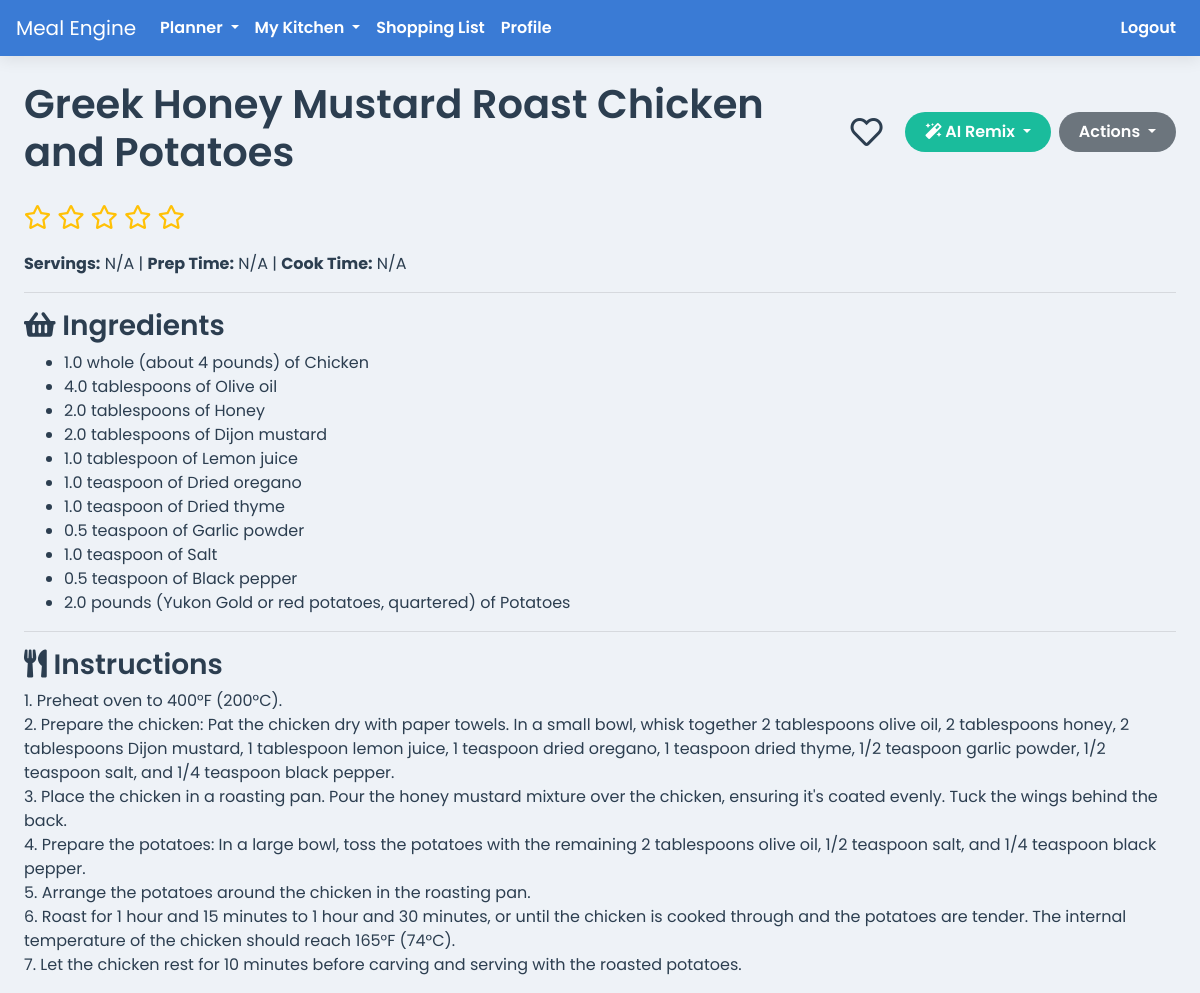
Before: /recipe/6 (signed in) with the older database file.
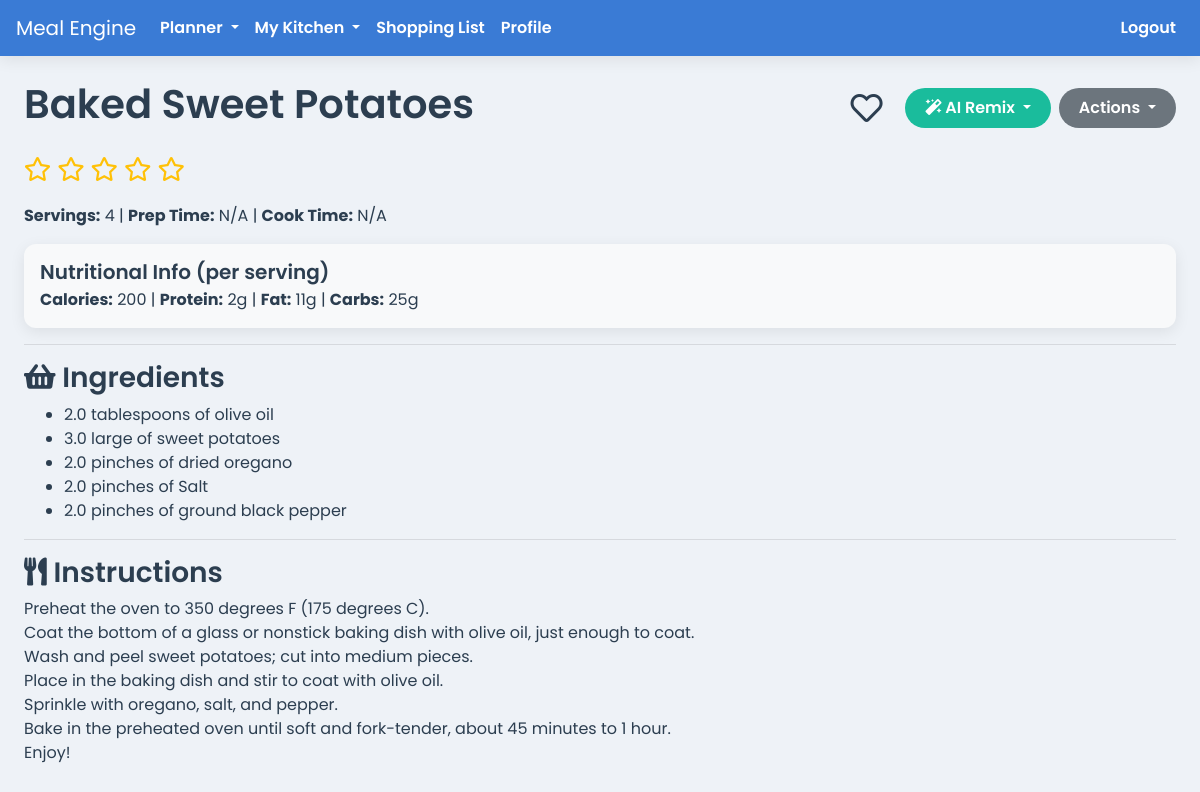
After: the same page with the newer database file.
### app.py (models this page shows)
class Recipe(db.Model):
    id = db.Column(db.Integer, primary_key=True)
    user_id = db.Column(db.Integer, db.ForeignKey('user.id'), nullable=False)
    household_id = db.Column(db.Integer, db.ForeignKey('household.id'), nullable=False)
    name = db.Column(db.String(100), nullable=False)
    instructions = db.Column(db.Text, nullable=False)
    servings = db.Column(db.Integer)
    prep_time = db.Column(db.String(50))
    cook_time = db.Column(db.String(50))
    is_favorite = db.Column(db.Boolean, default=False, nullable=False)
    meal_type = db.Column(db.String(50), nullable=False, default='Main Course')
    rating = db.Column(db.Integer, nullable=False, default=0)
    ingredients = db.relationship('RecipeIngredient', backref='recipe', lazy=True, cascade="all, delete-orphan")
    calories = db.Column(db.Float, nullable=True)
    protein = db.Column(db.Float, nullable=True)
    fat = db.Column(db.Float, nullable=True)
    carbs = db.Column(db.Float, nullable=True)

class RecipeIngredient(db.Model):
    id = db.Column(db.Integer, primary_key=True)
    recipe_id = db.Column(db.Integer, db.ForeignKey('recipe.id'), nullable=False)
    ingredient_id = db.Column(db.Integer, db.ForeignKey('ingredient.id'), nullable=False)
    quantity = db.Column(db.Float, nullable=False, default=0)
    unit = db.Column(db.String(50), nullable=True)

class Ingredient(db.Model):
    id = db.Column(db.Integer, primary_key=True)
    name = db.Column(db.String(100), nullable=False, unique=True)
    category = db.Column(db.String(50), nullable=True, default='Pantry')
    recipe_links = db.relationship('RecipeIngredient', backref='ingredient', lazy=True)
    pantry_items = db.relationship('PantryItem', backref='ingredient', lazy=True)

### app.py (the view)
@app.route('/recipe/<int:recipe_id>')
@login_required
def view_recipe(recipe_id):
    recipe = Recipe.query.filter_by(id=recipe_id, household_id=current_user.household_id).first_or_404()
    return render_template('view_recipe.html', recipe=recipe)

### app.py (called while the page is built)
@app.before_request
def before_request():
    g.current_month_name = date.today().strftime('%B')

@login_manager.user_loader
def load_user(user_id):
    return db.session.get(User, int(user_id))

### templates/view_recipe.html (shortened to what this page needs)
{% extends 'base.html' %}
{% block content %}
<div class="printable-content">
  <div class="d-flex justify-content-between align-items-center mb-3">
    <h1>{{ recipe.name }}</h1>
    <div class="d-flex align-items-center no-print recipe-actions">
      <i class="favorite-icon {% if recipe.is_favorite %}fas fa-heart{% else %}far fa-heart{% endif %}"
         data-recipe-id="{{ recipe.id }}"
         title="Toggle Favorite"></i>
      <div class="btn-group mx-2">
        <button type="button" class="btn btn-info dropdown-toggle" data-toggle="dropdown" aria-haspopup="true" aria-expanded="false">
          <i class="fas fa-magic"></i> AI Remix
        </button>
      </div>
      <div class="btn-group">
        <button type="button" class="btn btn-secondary dropdown-toggle" data-toggle="dropdown" aria-haspopup="true" aria-expanded="false">
          Actions
        </button>
      </div>
    </div>
  </div>
  <div class="star-rating-view" id="star-rating-interactive-container">
      {% for i in range(1, 6) %}
      <i class="star-icon {% if recipe.rating >= i %}fas{% else %}far{% endif %} fa-star"
         data-rating-value="{{ i }}"></i>
      {% endfor %}
  </div>
  <p><strong>Servings:</strong> {{ recipe.servings or 'N/A' }} | <strong>Prep Time:</strong> {{ recipe.prep_time or 'N/A' }} | <strong>Cook Time:</strong> {{ recipe.cook_time or 'N/A' }}</p>
  {% if recipe.calories is not none %}
  <div class="card bg-light p-3 my-3">
    <h5 class="card-title mb-1">Nutritional Info (per serving)</h5>
    <div class="card-text">
        <strong>Calories:</strong> {{ recipe.calories|default(0)|round|int }} |
        <strong>Protein:</strong> {{ recipe.protein|default(0)|round|int }}g |
        <strong>Fat:</strong> {{ recipe.fat|default(0)|round|int }}g |
        <strong>Carbs:</strong> {{ recipe.carbs|default(0)|round|int }}g
    </div>
  </div>
  {% endif %}
  <hr>
  <h3><i class="fas fa-shopping-basket"></i> Ingredients</h3>
  <ul>
    {% for item in recipe.ingredients %}
      <li>{{ item.quantity }} {{ item.unit }} of {{ item.ingredient.name }}</li>
    {% endfor %}
  </ul>
  <hr>
  <h3><i class="fas fa-utensils"></i> Instructions</h3>
  <p style="white-space: pre-wrap;">{{ recipe.instructions }}</p>
</div>
{% endblock %}

Changed rows visible on the page:
no longer on this page (row edited): RecipeIngredient: quantity "1.0", unit "whole (about 4 pounds)", ingredient.name "Chicken"
no longer on this page (row edited): RecipeIngredient: quantity "4.0", unit "tablespoons", ingredient.name "Olive oil"
no longer on this page (row edited): RecipeIngredient: quantity "2.0", unit "tablespoons", ingredient.name "Honey"
no longer on this page (row edited): RecipeIngredient: quantity "2.0", unit "tablespoons", ingredient.name "Dijon mustard"
no longer on this page (row edited): RecipeIngredient: quantity "1.0", unit "tablespoon", ingredient.name "Lemon juice"
no longer on this page (row edited): RecipeIngredient: quantity "1.0", unit "teaspoon", ingredient.name "Dried oregano"
no longer on this page (row edited): RecipeIngredient: quantity "1.0", unit "teaspoon", ingredient.name "Dried thyme"
no longer on this page (row edited): RecipeIngredient: quantity "0.5", unit "teaspoon", ingredient.name "Garlic powder"
no longer on this page (row edited): RecipeIngredient: quantity "1.0", unit "teaspoon", ingredient.name "Salt"
no longer on this page (row edited): RecipeIngredient: quantity "0.5", unit "teaspoon", ingredient.name "Black pepper"
no longer on this page (row edited): RecipeIngredient: quantity "2.0", unit "pounds (Yukon Gold or red potatoes, quartered)", ingredient.name "Potatoes"
changed Recipe: name "Greek Honey Mustard Roast Chicken and Potatoes" → "Baked Sweet Potatoes"; servings "N/A" → "4"; calories (not shown) → "200"; protein (not shown) → "2"; fat (not shown) → "11"; carbs (not shown) → "25"; instructions "1. Preheat oven to 400°F (200°C). 2. Prepare the chicken: Pat the chicken dry with paper towels. In a small bowl, whisk together 2 tablespoons olive oil, 2 tablespoons honey, 2 tablespoons Dijon mustard, 1 tablespoon lemon juice, 1 teaspoon dried oregano, 1 teaspoon dried thyme, 1/2 teaspoon garlic powder, 1/2 teaspoon salt, and 1/4 teaspoon black pepper. 3. Place the chicken in a roasting pan. Pour the honey mustard mixture over the chicken, ensuring it's coated evenly. Tuck the wings behind the back. 4. Prepare the potatoes: In a large bowl, toss the potatoes with the remaining 2 tablespoons olive oil, 1/2 teaspoon salt, and 1/4 teaspoon black pepper. 5. Arrange the potatoes around the…" → "Preheat the oven to 350 degrees F (175 degrees C). Coat the bottom of a glass or nonstick baking dish with olive oil, just enough to coat. Wash and peel sweet potatoes; cut into medium pieces. Place in the baking dish and stir to coat with olive oil. Sprinkle with oregano, salt, and pepper. Bake in the preheated oven until soft and fork-tender, about 45 minutes to 1 hour. Enjoy!"
now on this page (row edited): RecipeIngredient: quantity "2.0", unit "tablespoons", ingredient.name "olive oil"
now on this page (row edited): RecipeIngredient: quantity "3.0", unit "large", ingredient.name "sweet potatoes"
now on this page (row edited): RecipeIngredient: quantity "2.0", unit "pinches", ingredient.name "dried oregano"
now on this page (row edited): RecipeIngredient: quantity "2.0", unit "pinches", ingredient.name "Salt"
now on this page (row edited): RecipeIngredient: quantity "2.0", unit "pinches", ingredient.name "ground black pepper"
Other visible differences:
text now shown: "Nutritional Info (per serving) Calories: | Protein: g | Fat: g | Carbs: g"
